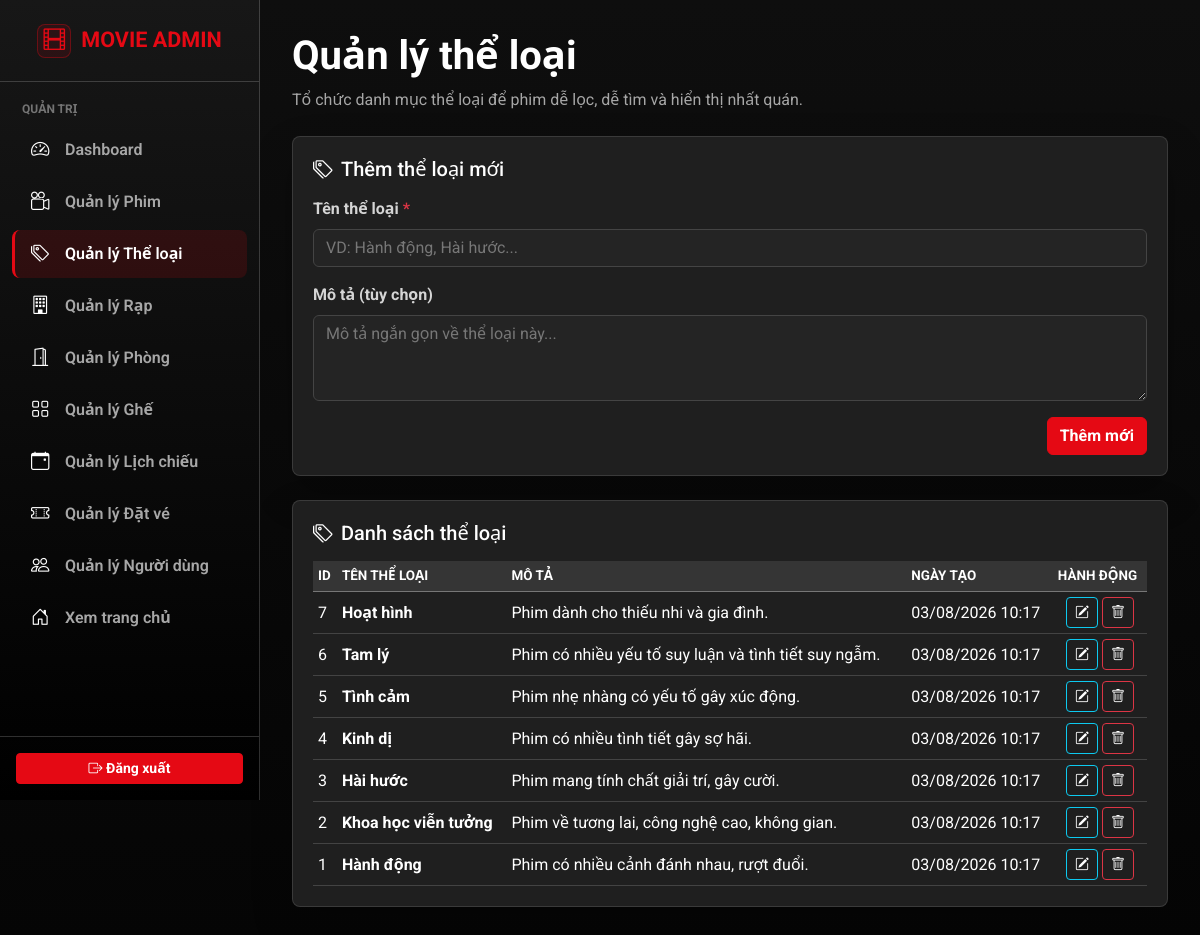
The page /frontend/admin/manage_genres.php (signed in) on the database its author committed.
### tables this page shows
CREATE TABLE genres
(
    id          INT PRIMARY KEY AUTO_INCREMENT,
    name        VARCHAR(50) NOT NULL UNIQUE,
    description TEXT        NULL,
    created_at  TIMESTAMP DEFAULT CURRENT_TIMESTAMP,
    updated_at  TIMESTAMP DEFAULT CURRENT_TIMESTAMP ON UPDATE CURRENT_TIMESTAMP
);

### backend/app/init.php (called while the page is built, shortened)
<?php
spl_autoload_register(function ($class_name) {
    $prefix = 'App\\';
    $base_dir = __DIR__ . '/';
    $len = strlen($prefix);
    $relative_class = substr($class_name, $len);
    $file = $base_dir . str_replace('\\', '/', $relative_class) . '.php';
});

### backend/app/Config/Database.php (called while the page is built, shortened)
<?php
class Database {
    private static $connection = null;
    public static function getConnection() {
        if (self::$connection === null) {
            $host     = getenv('DB_HOST') ?: 'localhost';
            $username = getenv('DB_USER') ?: 'root';
            $password = getenv('DB_PASSWORD') !== false ? getenv('DB_PASSWORD') : '';
            $database = getenv('DB_NAME') ?: 'movie_ticket_booking';
            $port     = getenv('DB_PORT') ?: 3306;
            $conn = mysqli_connect($host, $username, $password, $database, (int)$port);
            mysqli_set_charset($conn, "utf8mb4");
            self::$connection = $conn;
        }
        return self::$connection;
    }
}

### backend/app/Controllers/GenreController.php (called while the page is built, shortened)
<?php
class GenreController {
    private $service;
    public function __construct() {
        $this->service = new GenreService();
    }
    public function getAllGenres() {
        return $this->service->getAllGenres();
    }
}

### backend/app/Services/GenreService.php (called while the page is built, shortened)
<?php
class GenreService {
    private $model;
    public function __construct() {
        $this->model = new GenreModel();
    }
    public function getAllGenres() {
        return $this->model->getAll();
    }
}

### backend/app/Models/GenreModel.php (called while the page is built, shortened)
<?php
class GenreModel {
    private $conn;
    public function __construct() {
        $this->conn = Database::getConnection();
    }
    public function getAll() {
        $query = "SELECT * FROM genres ORDER BY id DESC";
        $result = mysqli_query($this->conn, $query);
        $genres = [];
        if ($result) {
            while ($row = mysqli_fetch_assoc($result)) {
                $genres[] = $row;
            }
        }
        return $genres;
    }
}

### frontend/admin/manage_genres.php (the view, shortened to what this page needs)
<?php
require_once '../../backend/app/init.php';
require_once 'admin_header.php';
require_once 'admin_sidebar.php';
$controller = new GenreController();
$edit_genre = null;
$genres_list = $controller->getAllGenres();
?>
<div class="container-fluid">
    <div class="admin-page-header d-flex flex-column flex-lg-row justify-content-between align-items-start gap-3 mb-4">
        <div>
            <h1 class="mb-0 text-white fw-bold">Quản lý thể loại</h1>
            <p class="mb-0 mt-2 text-muted">Tổ chức danh mục thể loại để phim dễ lọc, dễ tìm và hiển thị nhất quán.</p>
        </div>
    </div>
    <div class="admin-card mb-4">
        <h5 class="mb-3 text-white"><i class="bi bi-tags me-2"></i><?= $edit_genre ? 'Cập nhật thể loại' : 'Thêm thể loại mới' ?></h5>
        <form action="manage_genres.php" method="POST">
            <div class="mb-3">
                <label class="form-label">Tên thể loại <span class="text-danger">*</span></label>
                <input type="text" class="form-control" name="name" required placeholder="VD: Hành động, Hài hước..." value="<?= htmlspecialchars($edit_genre['name'] ?? '') ?>">
            </div>
            <div class="mb-3">
                <label class="form-label">Mô tả (tùy chọn)</label>
                <textarea class="form-control" name="description" rows="3" placeholder="Mô tả ngắn gọn về thể loại này..."><?= htmlspecialchars($edit_genre['description'] ?? '') ?></textarea>
            </div>
            <div class="mt-3 text-end">
                <button type="submit" class="btn btn-netflix-red">
                    <?= $edit_genre ? 'Lưu thay đổi' : 'Thêm mới' ?>
                </button>
            </div>
        </form>
    </div>
    <div class="admin-card">
        <h5 class="mb-3 text-white"><i class="bi bi-tags me-2"></i>Danh sách thể loại</h5>
        <div class="table-responsive">
            <table class="table table-hover admin-table align-middle mb-0">
                <thead>
                    <tr>
                        <th>ID</th>
                        <th>Tên thể loại</th>
                        <th>Mô tả</th>
                        <th>Ngày tạo</th>
                        <th>Hành động</th>
                    </tr>
                </thead>
                <tbody>
                    <?php if (!empty($genres_list)): ?>
                        <?php foreach ($genres_list as $genre): ?>
                            <tr>
                                <td><?= $genre['id'] ?></td>
                                <td><strong><?= htmlspecialchars($genre['name']) ?></strong></td>
                                <td><?= htmlspecialchars($genre['description'] ?? 'Không có mô tả') ?></td>
                                <td><?= date('d/m/Y H:i', strtotime($genre['created_at'])) ?></td>
                                <td class="text-center">
                                    <div class="d-flex gap-1 justify-content-center">
                                        <a href="manage_genres.php?edit_id=<?= $genre['id'] ?>" class="btn btn-sm btn-outline-info admin-icon-btn" title="Sửa thể loại">
                                            <i class="bi bi-pencil-square"></i>
                                        </a>
                                        <form action="" method="POST" class="d-inline" onsubmit="return confirm('Bạn có chắc chắn muốn xóa thể loại này? Phim thuộc thể loại này sẽ bị gỡ thẻ.');">
                                            <button type="submit" class="btn btn-sm btn-outline-danger admin-icon-btn" title="Xóa thể loại" aria-label="Xóa thể loại">
                                                <i class="bi bi-trash"></i>
                                            </button>
                                        </form>
                                    </div>
                                </td>
                            </tr>
                        <?php endforeach; ?>
                    <?php endif; ?>
                </tbody>
            </table>
        </div>
    </div>
</div>
<?php require_once 'admin_footer.php'; ?>

### frontend/css/admin.css (style rules this page uses)
:root { --admin-bg: #0a0a0a; --admin-surface: #1f1f1f; --admin-surface-soft: #242424; --admin-surface-head: #353535; --admin-sidebar: #000000; --admin-border: rgba(255, 255, 255, 0.18); --admin-border-soft: rgba(255, 255, 255, 0.12); --admin-text: #f5f5f5; --admin-muted: #a7a7a7; --admin-danger: #e50914; --admin-danger-hover: #b20710; --admin-radius: 8px; --admin-sidebar-width: 260px; }
body { min-height: 100vh; margin: 0; background: linear-gradient(180deg, #0e0e0e 0%, var(--admin-bg) 45%, #050505 100%); color: var(--admin-text); font-family: "Roboto", "Segoe UI", Arial, sans-serif; }
a, a:hover { color: inherit; }
.text-muted { color: var(--admin-muted) !important; }
.admin-content .container-fluid { padding-right: 0; padding-left: 0; }
.admin-card { padding: 20px; overflow: hidden; border: 1px solid var(--admin-border-soft); border-radius: var(--admin-radius); background: var(--admin-surface); color: var(--admin-text); box-shadow: 0 18px 40px rgba(0, 0, 0, 0.24); }
.table-responsive { background: var(--admin-surface); }
.admin-table { --bs-table-bg: var(--admin-surface); --bs-table-color: var(--admin-text); --bs-table-border-color: rgba(255, 255, 255, 0.16); --bs-table-hover-bg: #2b2b2b; --bs-table-hover-color: #ffffff; margin: 0; }
.admin-table thead th { border-bottom: 1px solid rgba(255, 255, 255, 0.32) !important; background: var(--admin-surface-head) !important; color: #ffffff !important; font-size: 0.84rem; font-weight: 700; text-transform: uppercase; }
.admin-table td, .admin-table th { padding: 5px; vertical-align: middle; }
.admin-table td, .admin-table td i, .admin-table strong { color: #ffffff; }
.btn-netflix-red { border: 1px solid var(--admin-danger); background: var(--admin-danger); color: #ffffff; font-weight: 700; }
.form-label { color: #d5d5d5; font-weight: 700; }
.form-control, .form-select { border-color: #444444; background-color: var(--admin-surface-soft); color: var(--admin-text); }
.form-control::placeholder { color: #777777; }

### rows shown on the page
genres: id "7", name "Hoạt hình", description "Phim dành cho thiếu nhi và gia đình.", created_at "03/08/2026 10:17"
genres: id "6", name "Tam lý", description "Phim có nhiều yếu tố suy luận và tình tiết suy ngẫm.", created_at "03/08/2026 10:17"
genres: id "5", name "Tình cảm", description "Phim nhẹ nhàng có yếu tố gây xúc động.", created_at "03/08/2026 10:17"
genres: id "4", name "Kinh dị", description "Phim có nhiều tình tiết gây sợ hãi.", created_at "03/08/2026 10:17"
genres: id "3", name "Hài hước", description "Phim mang tính chất giải trí, gây cười.", created_at "03/08/2026 10:17"
genres: id "2", name "Khoa học viễn tưởng", description "Phim về tương lai, công nghệ cao, không gian.", created_at "03/08/2026 10:17"
genres: id "1", name "Hành động", description "Phim có nhiều cảnh đánh nhau, rượt đuổi.", created_at "03/08/2026 10:17"
